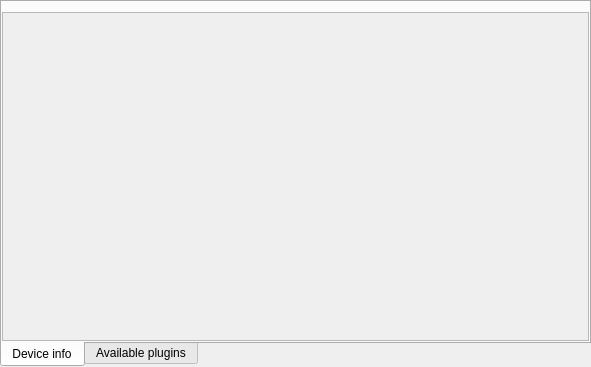
<?xml version="1.0" encoding="UTF-8"?>
<ui version="4.0">
 <class>DevicePage</class>
 <widget class="QWidget" name="DevicePage">
  <property name="geometry">
   <rect>
    <x>0</x>
    <y>0</y>
    <width>591</width>
    <height>367</height>
   </rect>
  </property>
  <property name="sizePolicy">
   <sizepolicy hsizetype="Expanding" vsizetype="Expanding">
    <horstretch>0</horstretch>
    <verstretch>0</verstretch>
   </sizepolicy>
  </property>
  <property name="windowTitle">
   <string>Form</string>
  </property>
  <layout class="QVBoxLayout" name="m_pageLayout">
   <property name="spacing">
    <number>0</number>
   </property>
   <property name="leftMargin">
    <number>0</number>
   </property>
   <property name="topMargin">
    <number>0</number>
   </property>
   <property name="rightMargin">
    <number>0</number>
   </property>
   <property name="bottomMargin">
    <number>0</number>
   </property>
   <item>
    <widget class="QTabWidget" name="tabWidget">
     <property name="tabPosition">
      <enum>QTabWidget::South</enum>
     </property>
     <property name="currentIndex">
      <number>0</number>
     </property>
     <widget class="QWidget" name="m_devInfoTab">
      <property name="sizePolicy">
       <sizepolicy hsizetype="Expanding" vsizetype="Expanding">
        <horstretch>0</horstretch>
        <verstretch>0</verstretch>
       </sizepolicy>
      </property>
      <attribute name="title">
       <string>Device info</string>
      </attribute>
      <layout class="QVBoxLayout" name="verticalLayout">
       <property name="leftMargin">
        <number>0</number>
       </property>
       <property name="topMargin">
        <number>0</number>
       </property>
       <property name="rightMargin">
        <number>0</number>
       </property>
       <property name="bottomMargin">
        <number>0</number>
       </property>
       <item>
        <layout class="QHBoxLayout" name="m_buttonLayout">
         <property name="spacing">
          <number>5</number>
         </property>
         <property name="leftMargin">
          <number>20</number>
         </property>
         <property name="topMargin">
          <number>5</number>
         </property>
         <property name="rightMargin">
          <number>20</number>
         </property>
         <property name="bottomMargin">
          <number>5</number>
         </property>
        </layout>
       </item>
       <item>
        <widget class="QScrollArea" name="m_scrollArea">
         <property name="sizePolicy">
          <sizepolicy hsizetype="Expanding" vsizetype="Expanding">
           <horstretch>0</horstretch>
           <verstretch>0</verstretch>
          </sizepolicy>
         </property>
         <property name="widgetResizable">
          <bool>true</bool>
         </property>
         <widget class="QWidget" name="m_scrollAreaContents">
          <property name="geometry">
           <rect>
            <x>0</x>
            <y>0</y>
            <width>585</width>
            <height>318</height>
           </rect>
          </property>
          <property name="sizePolicy">
           <sizepolicy hsizetype="MinimumExpanding" vsizetype="MinimumExpanding">
            <horstretch>0</horstretch>
            <verstretch>0</verstretch>
           </sizepolicy>
          </property>
          <layout class="QVBoxLayout" name="m_scrollAreaLayout">
           <property name="spacing">
            <number>0</number>
           </property>
           <property name="leftMargin">
            <number>0</number>
           </property>
           <property name="topMargin">
            <number>0</number>
           </property>
           <property name="rightMargin">
            <number>0</number>
           </property>
           <property name="bottomMargin">
            <number>0</number>
           </property>
          </layout>
         </widget>
        </widget>
       </item>
      </layout>
     </widget>
     <widget class="QWidget" name="m_pluginsTab">
      <attribute name="title">
       <string>Available plugins</string>
      </attribute>
      <layout class="QVBoxLayout" name="verticalLayout_2">
       <property name="leftMargin">
        <number>0</number>
       </property>
       <property name="topMargin">
        <number>0</number>
       </property>
       <property name="rightMargin">
        <number>9</number>
       </property>
       <property name="bottomMargin">
        <number>0</number>
       </property>
       <item>
        <layout class="QHBoxLayout" name="m_pluginsBtnLay">
         <property name="leftMargin">
          <number>20</number>
         </property>
         <property name="topMargin">
          <number>8</number>
         </property>
         <property name="rightMargin">
          <number>20</number>
         </property>
         <property name="bottomMargin">
          <number>20</number>
         </property>
        </layout>
       </item>
       <item>
        <widget class="QScrollArea" name="m_pluginsTabScroll">
         <property name="sizePolicy">
          <sizepolicy hsizetype="Expanding" vsizetype="Expanding">
           <horstretch>0</horstretch>
           <verstretch>0</verstretch>
          </sizepolicy>
         </property>
         <property name="widgetResizable">
          <bool>true</bool>
         </property>
         <widget class="QWidget" name="m_pluginsTabContent">
          <property name="geometry">
           <rect>
            <x>0</x>
            <y>0</y>
            <width>576</width>
            <height>300</height>
           </rect>
          </property>
          <property name="sizePolicy">
           <sizepolicy hsizetype="MinimumExpanding" vsizetype="MinimumExpanding">
            <horstretch>0</horstretch>
            <verstretch>0</verstretch>
           </sizepolicy>
          </property>
          <layout class="QVBoxLayout" name="m_scrollAreaLayout_2">
           <property name="spacing">
            <number>0</number>
           </property>
           <property name="leftMargin">
            <number>14</number>
           </property>
           <property name="topMargin">
            <number>0</number>
           </property>
           <property name="rightMargin">
            <number>0</number>
           </property>
           <property name="bottomMargin">
            <number>0</number>
           </property>
          </layout>
         </widget>
        </widget>
       </item>
      </layout>
     </widget>
    </widget>
   </item>
  </layout>
 </widget>
 <resources/>
 <connections/>
</ui>
